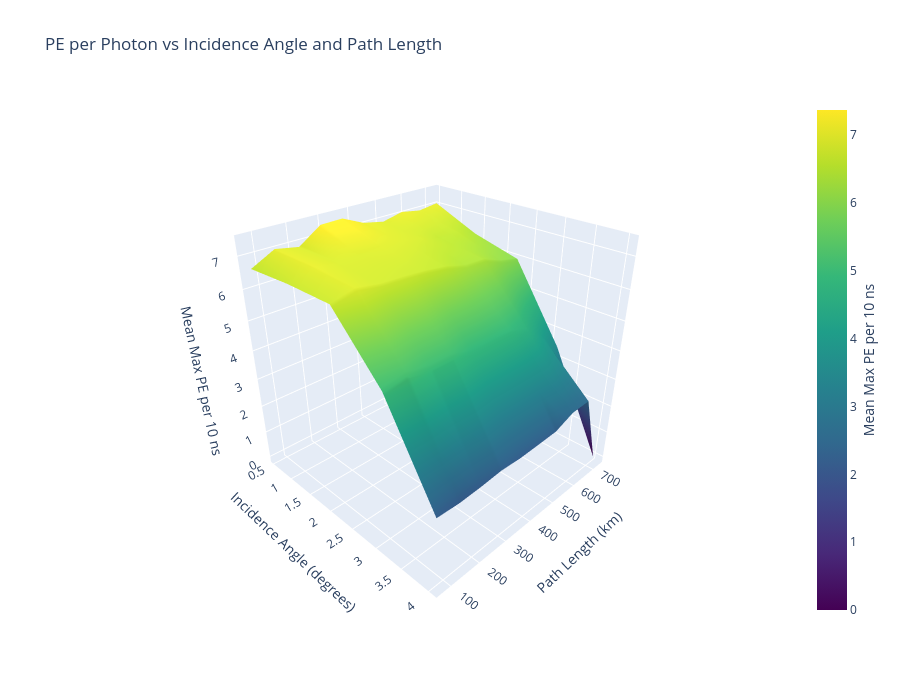

Source (notebook cell):
### Code cell
import plotly.graph_objects as go

N_I = 5
N_S = 10
I_bins = np.linspace(min(Incidence), max(Incidence), N_I + 1)
Slant_bins = np.linspace(min(Slant), max(Slant), N_S + 1)

PE_per_photon = Max_PE#Max_PE #/ max_photon_10ns
#PE_per_photon = np.nan_to_num(PE_per_photon, nan=1)

# Build 2D grid
pe_grid = np.zeros((len(Slant_bins)-1, len(I_bins)-1))

for i in range(len(I_bins)-1):
    for j in range(len(Slant_bins)-1):
        mask = (
            (Incidence >= I_bins[i]) & (Incidence < I_bins[i+1]) &
            (Slant >= Slant_bins[j]) & (Slant < Slant_bins[j+1])
        )
        if np.sum(mask) > 0:
            pe_grid[j, i] = np.mean(PE_per_photon[mask])

# Bin centers
I_centers = 0.5 * (I_bins[:-1] + I_bins[1:])
S_centers = 0.5 * (Slant_bins[:-1] + Slant_bins[1:])

I_mesh, S_mesh = np.meshgrid(I_centers, S_centers)

# Use linear scale — just fill nans with 0
pe_grid_filled = np.nan_to_num(pe_grid, nan=0)

print("pe_grid min/max:", np.nanmin(pe_grid_filled), np.nanmax(pe_grid_filled))

fig = go.Figure(data=[go.Surface(
    x=I_mesh,
    y=S_mesh,
    z=pe_grid_filled,
    surfacecolor=pe_grid_filled,
    colorscale='Viridis',
    connectgaps=True,
    colorbar=dict(
        title=dict(
            text='Mean Max PE per 10 ns',
            side='right'
        )
    ),
    hovertemplate=(
        'Incidence Angle: %{x:.2f}°<br>'
        'Path Length (km): %{y:.2f}<br>'
        'Mean Max PE per 10 ns: %{z:.4f}<br>'
        '<extra></extra>'
    )
)])

fig.update_layout(
    title='PE per Photon vs Incidence Angle and Path Length',
    scene=dict(
        xaxis=dict(title='Incidence Angle (degrees)'),
        yaxis=dict(title='Path Length (km)'),
        zaxis=dict(title='Mean Max PE per 10 ns'),
        camera=dict(
            eye=dict(x=1.5, y=-1.5, z=1.2)
        )
    ),
    width=900,
    height=700,
)

fig.show()
fig.write_html("/uufs/chpc.utah.edu/common/home/u1520754/Muon_Trinity/plot/pe_per_photon_surface.html")

### Figure 1 — Plotly figure (JSON) as saved in the notebook; plotly's stock layout.template omitted (floating-point values rounded to 4 significant figures)
{"data": [{"colorbar": {"title": {"side": "right", "text": "Mean Max PE per 10 ns"}}, "colorscale": [[0, "#440154"], [0.1111, "#482878"], [0.2222, "#3e4989"], [0.3333, "#31688e"], [0.4444, "#26828e"], [0.5556, "#1f9e89"], [0.6667, "#35b779"], [0.7778, "#6ece58"], [0.8889, "#b5de2b"], [1, "#fde725"]], "connectgaps": true, "hovertemplate": "Incidence Angle: %{x:.2f}°<br>Path Length (km): %{y:.2f}<br>Mean Max PE per 10 ns: %{z:.4f}<br><extra></extra>", "surfacecolor": [[6.623, 6.712, 6.719, 5.031, 2.209], [7.002, 6.999, 6.894, 5.152, 2.163], [6.865, 6.866, 6.771, 5.018, 2.194], [7.35, 6.864, 6.737, 5.024, 2.258], [7.37, 6.908, 6.675, 4.83, 2.219], [7.054, 6.869, 6.578, 4.845, 2.242], [6.915, 6.793, 6.389, 4.848, 2.271], [7.069, 6.603, 6.369, 4.613, 2.54], [6.952, 6.597, 6.103, 4.053, 2.567], [7.042, 6.373, 5.954, 3.44, 0.0]], "type": "surface", "x": [[0.5362, 1.409, 2.281, 3.153, 4.026], [0.5362, 1.409, 2.281, 3.153, 4.026], [0.5362, 1.409, 2.281, 3.153, 4.026], [0.5362, 1.409, 2.281, 3.153, 4.026], [0.5362, 1.409, 2.281, 3.153, 4.026], [0.5362, 1.409, 2.281, 3.153, 4.026], [0.5362, 1.409, 2.281, 3.153, 4.026], [0.5362, 1.409, 2.281, 3.153, 4.026], [0.5362, 1.409, 2.281, 3.153, 4.026], [0.5362, 1.409, 2.281, 3.153, 4.026]], "y": [[73.6, 73.6, 73.6, 73.6, 73.6], [146.4, 146.4, 146.4, 146.4, 146.4], [219.1, 219.1, 219.1, 219.1, 219.1], [291.9, 291.9, 291.9, 291.9, 291.9], [364.7, 364.7, 364.7, 364.7, 364.7], [437.4, 437.4, 437.4, 437.4, 437.4], [510.2, 510.2, 510.2, 510.2, 510.2], [583.0, 583.0, 583.0, 583.0, 583.0], [655.7, 655.7, 655.7, 655.7, 655.7], [728.5, 728.5, 728.5, 728.5, 728.5]], "z": [[6.623, 6.712, 6.719, 5.031, 2.209], [7.002, 6.999, 6.894, 5.152, 2.163], [6.865, 6.866, 6.771, 5.018, 2.194], [7.35, 6.864, 6.737, 5.024, 2.258], [7.37, 6.908, 6.675, 4.83, 2.219], [7.054, 6.869, 6.578, 4.845, 2.242], [6.915, 6.793, 6.389, 4.848, 2.271], [7.069, 6.603, 6.369, 4.613, 2.54], [6.952, 6.597, 6.103, 4.053, 2.567], [7.042, 6.373, 5.954, 3.44, 0.0]]}], "layout": {"height": 700, "scene": {"camera": {"eye": {"x": 1.5, "y": -1.5, "z": 1.2}}, "xaxis": {"title": {"text": "Incidence Angle (degrees)"}}, "yaxis": {"title": {"text": "Path Length (km)"}}, "zaxis": {"title": {"text": "Mean Max PE per 10 ns"}}}, "title": {"text": "PE per Photon vs Incidence Angle and Path Length"}, "width": 900}}
